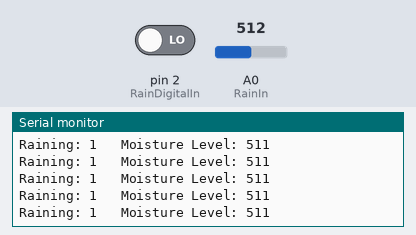
The sketch below on a simulated Arduino Uno, built with avr-gcc and run on an emulated ATmega328P. Shown: the last lines printed to the serial monitor. The inputs (shaded band) are chosen by the test bench; at power-on: A0 (RainIn) = 512, pin 2 (RainDigitalIn) LOW.

Above: at 1.2 s.
1.3 s: A0 (RainIn) set to 716
At 1.56 s:
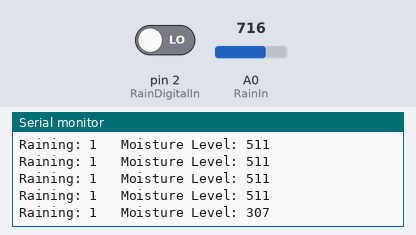
2.8 s: pin 2 (RainDigitalIn) driven HIGH
At 2.96 s:
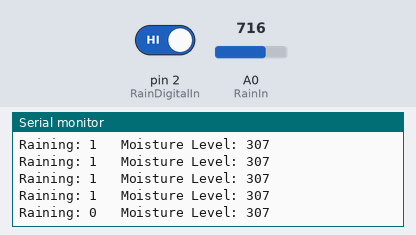
4.3 s: A0 (RainIn) set to 900
At 4.37 s:
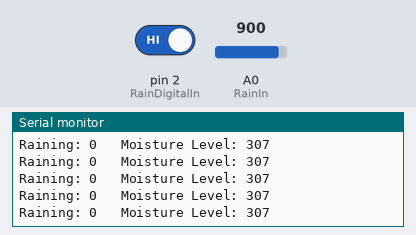
5.8 s: pin 2 (RainDigitalIn) driven LOW
At 5.97 s:
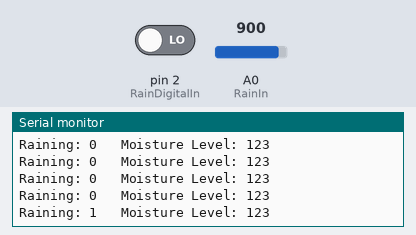
Timing chart, 0 to 8.3 s (numbered marks = the images above; inputs shaded):
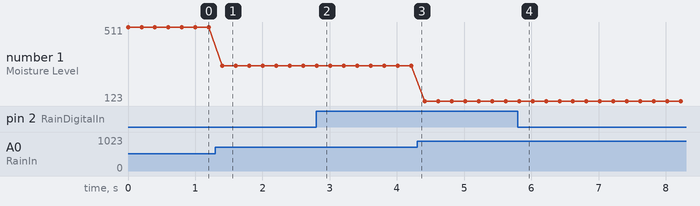

The sketch:

regen_sensor.ino
```cpp
int RainIn = A0;
int RainDigitalIn = 2;
int RainVal;
boolean Raining = false;


void setup() {
  Serial.begin(9600);
  pinMode(RainDigitalIn,INPUT);
}
void loop() {
  RainVal = analogRead(RainIn);
  Raining = !(digitalRead(RainDigitalIn));

  Serial.print("Raining: ");
  Serial.print(!(digitalRead(RainDigitalIn)));
  Serial.print("\t Moisture Level: ");
  Serial.println(1023-RainVal);

  delay(200);

}
```

Measured:
- after the input at 1.3 s, the serial monitor: prints a new line after 0.10 s (image 1)
- after the input at 2.8 s, the serial monitor: prints a new line at once (image 2)
- after the input at 5.8 s, the serial monitor: prints a new line at once (image 4)
- plotted number 1: 511 → 307 after the input at 1.3 s, 307 → 123 after the input at 4.3 s
